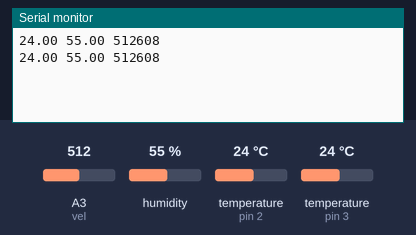
Bench run of a sketch on a simulated Arduino Uno, built with avr-gcc and run on an emulated ATmega328P. On the bench: the last lines printed to the serial monitor. The inputs (shaded band) are chosen by the test bench; at power-on: humidity 55 %, temperature (sensors on pin 3, pin 2) 24 °C, A3 (vel) = 512.

Above: at 2.3 s.
2.4 s: humidity set to 22 %
At 2.4 s:
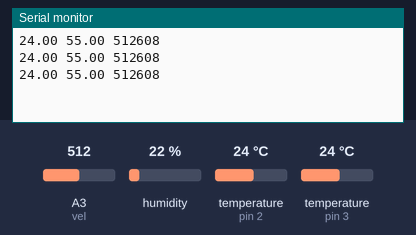
3.9 s: temperature (sensor on pin 3) set to 12 °C
At 5.2 s:
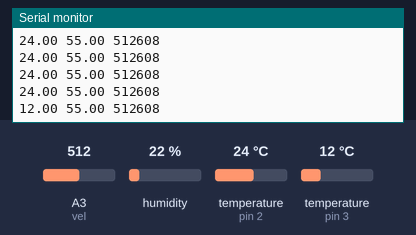
5.4 s: A3 (vel) set to 716
At 6.0 s:
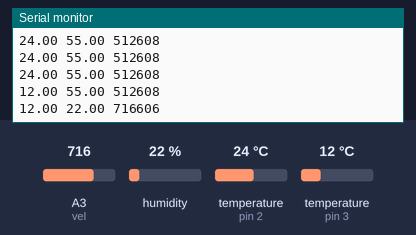
6.9 s: humidity set to 40 %
At 7.7 s:
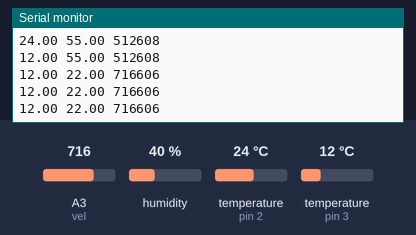
8.4 s: temperature (sensor on pin 3) set to 19 °C
At 9.7 s:
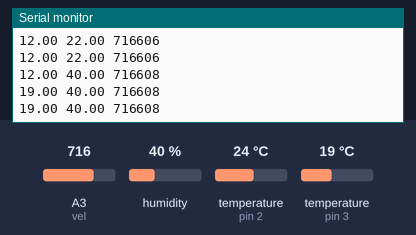
9.9 s: A3 (vel) set to 992
At 10.7 s:
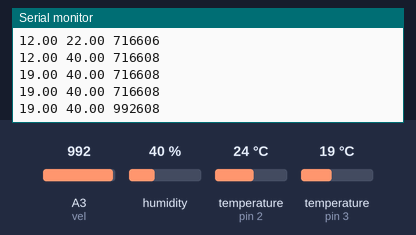
Timing chart, 0 to 12.4 s (numbered marks = the images above; inputs shaded):
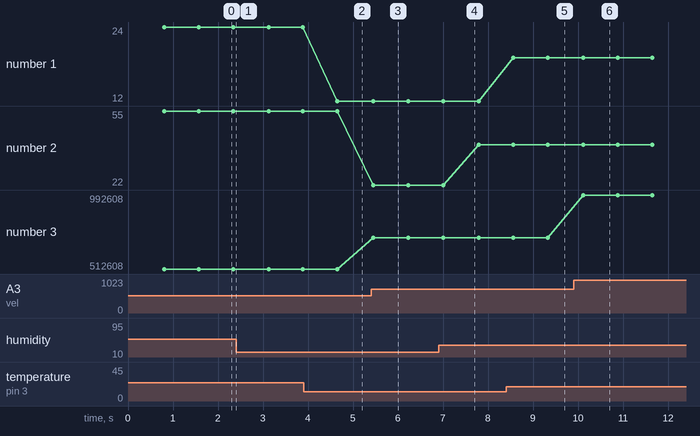

Measured:
- after the input at 3.9 s, the serial monitor: prints a new line after 0.75 s (image 2)
- after the input at 5.4 s, the serial monitor: prints a new line after 0.05 s (image 3)
- after the input at 8.4 s, the serial monitor: prints a new line after 0.16 s (image 5)
- after the input at 9.9 s, the serial monitor: prints a new line after 0.22 s (image 6)
- plotted number 1: 24 → 12 after the input at 3.9 s, 12 → 19 after the input at 8.4 s
- plotted number 2: 22 → 40 after the input at 6.9 s
- plotted number 3: 512608 → 716606 after the input at 5.4 s, 716606 → 716608 after the input at 6.9 s, 716608 → 992608 after the input at 9.9 s

The sketch:

spaceapps2017.ino
```cpp
const int maxTemp = 28;
const int maxHum = 25;
const int maxVel = 0.005;
const int vel = A3;
int velocidad;
int alerta;

#define ONE_WIRE_BUS 3
#include <DHT.h>
#include <OneWire.h>
#include <DallasTemperature.h>
#include <Adafruit_Sensor.h>

DHT dht(2, DHT11);
OneWire oneWire(ONE_WIRE_BUS);
DallasTemperature sensors(&oneWire);

void setup() {

  Serial.begin(9600);
  dht.begin();
  sensors.begin();
  pinMode(vel, INPUT);
}

void loop() {

  float h = dht.readHumidity();
  sensors.requestTemperatures();
  velocidad=analogRead(vel);
  if (h<=maxHum && sensors.getTempCByIndex(0)<=maxTemp && velocidad >= maxVel) {

    alerta="1";

    }
    else{alerta="0";}
  Serial.print(sensors.getTempCByIndex(0));
  Serial.print(" ");
  Serial.print(h);
  Serial.print(" ");
  Serial.print(velocidad);
  Serial.print("");
  Serial.println(alerta);

}
```
